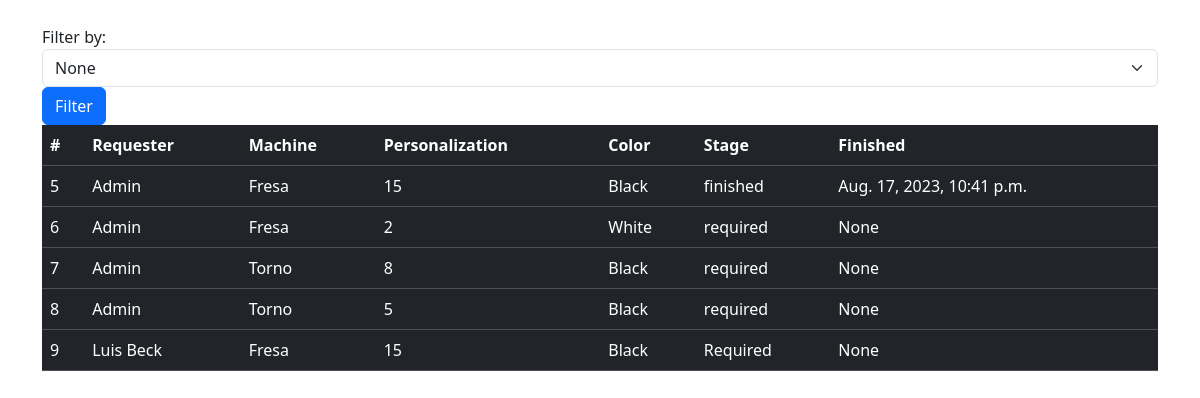
Page /demand/ (signed in) on the earlier database version.
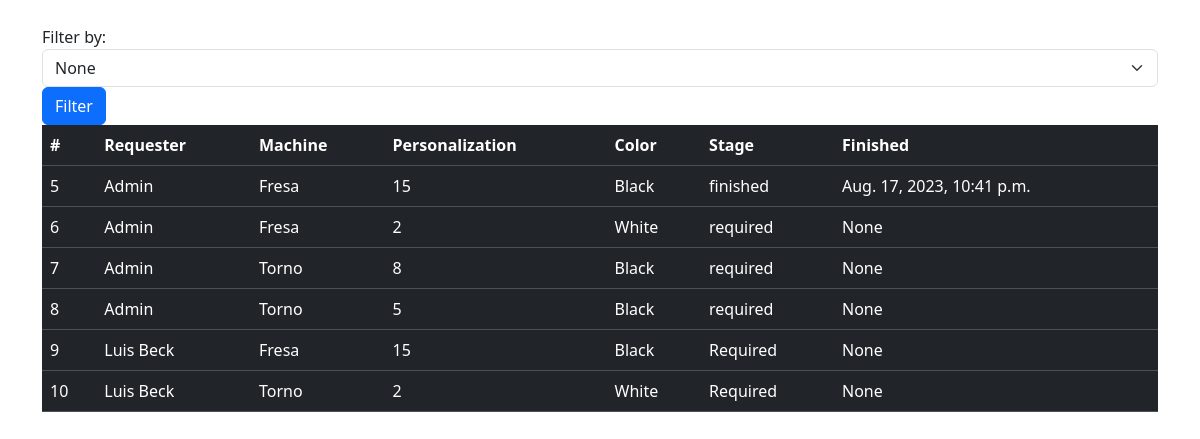
Same page on the later database version.
### core/models.py (models this page shows, shortened)
class Base(models.Model):
    create = models.DateTimeField(auto_now_add=True)
    modify = models.DateTimeField(auto_now_add=True)
    active = models.BooleanField(default=True)
    class Meta:
        abstract = True

class Order(Base):
    requester = models.ForeignKey(User, on_delete=models.SET('unknown'))
    machine = models.ForeignKey(Machine, on_delete=models.SET('unknown'))
    personalization = models.IntegerField()
    color = models.ForeignKey(Color, on_delete=models.SET('unknown'))
    STAGE_CHOICE = (('Required','Required'), ('Production','Production'), ('Finished','Finished'))
    stage = models.CharField(max_length=15, choices=STAGE_CHOICE, default=STAGE_CHOICE[0])
    finished = models.DateTimeField(blank=True, null=True)
    class Meta:
        verbose_name = 'Order'
        verbose_name_plural = 'Orders'

class Machine(Base):
    name = models.CharField(max_length=20)
    class Meta:
        verbose_name = 'Machine'
        verbose_name_plural = 'Machines'
    def __str__(self) -> str:
        return self.name

class Color(Base):
    name = models.CharField(max_length=15)
    class Meta:
        verbose_name = 'Color'
        verbose_name_plural = 'Colors'
    def __str__(self) -> str:
        return self.name

### core/views.py (the view)
# urls.py: path('demand/', DemandView.as_view(), name='demand')
class DemandView(UserPassesTestMixin, TemplateView):
    template_name = 'demand.html'
    login_url = reverse_lazy('index')
    def get_context_data(self, **kwargs):
        context = super(DemandView, self).get_context_data(**kwargs)
        queryset = Order.objects.all()
        selected_filter = self.request.GET.get('filter', None)
        if selected_filter:
            queryset = queryset.filter(machine=selected_filter)
        context['demand'] = queryset
        return context
    def test_func(self):
        return self.request.user.is_authenticated

### core/templates/demand.html
{% extends 'base.html' %}
{% load static %}
{% load bootstrap5 %}
{% block content %}
    <div class="container">
      {% include 'filter.html' %}
        <table class="table table-dark table-hover">
            <thead>
              <tr>
                <th scope="col">#</th>
                <th scope="col">Requester</th>
                <th scope="col">Machine</th>
                <th scope="col">Personalization</th>
                <th scope="col">Color</th>
                <th scope="col">Stage</th>
                <th scope="col">Finished</th>
              </tr>
            </thead>
            <tbody>
                {% for request in demand %}
                    <tr>
                        <td>{{ request.id }}</td>
                        <td>{{ request.requester.first_name }}</td>
                        <td>{{ request.machine }}</td>
                        <td>{{ request.personalization }}</td>
                        <td>{{ request.color }}</td>
                        <td>{{ request.stage }}</td>
                        <td>{{ request.finished }}</td>
                    </tr>
                {% endfor %}
            </tbody>
          </table>
    </div>
{% endblock  %}

Differences in the rows shown:
added Order: id "10", requester.first_name "Luis Beck", machine "Torno", personalization "2", color "White", stage "Required", finished "None"
